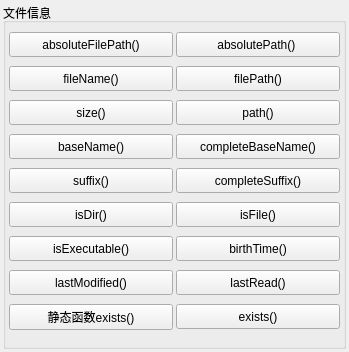
      <widget class="QWidget" name="pageFileInfo">
       <property name="geometry">
        <rect>
         <x>0</x>
         <y>0</y>
         <width>349</width>
         <height>352</height>
        </rect>
       </property>
       <attribute name="icon">
        <iconset resource="res.qrc">
         <normaloff>:/images/images/135.JPG</normaloff>:/images/images/135.JPG</iconset>
       </attribute>
       <attribute name="label">
        <string>QFileInfo类</string>
       </attribute>
       <layout class="QVBoxLayout" name="verticalLayout_5">
        <property name="spacing">
         <number>3</number>
        </property>
        <property name="leftMargin">
         <number>3</number>
        </property>
        <property name="topMargin">
         <number>3</number>
        </property>
        <property name="rightMargin">
         <number>3</number>
        </property>
        <property name="bottomMargin">
         <number>3</number>
        </property>
        <item>
         <widget class="QGroupBox" name="groupBox_6">
          <property name="title">
           <string>文件信息</string>
          </property>
          <layout class="QGridLayout" name="gridLayout_4">
           <property name="leftMargin">
            <number>3</number>
           </property>
           <property name="topMargin">
            <number>3</number>
           </property>
           <property name="rightMargin">
            <number>3</number>
           </property>
           <property name="bottomMargin">
            <number>3</number>
           </property>
           <property name="spacing">
            <number>3</number>
           </property>
           <item row="3" column="0">
            <widget class="QPushButton" name="pushButton_30">
             <property name="minimumSize">
              <size>
               <width>0</width>
               <height>25</height>
              </size>
             </property>
             <property name="toolTip">
              <string>The base name consists of all characters in the file up to (but not including) the first '.' character</string>
             </property>
             <property name="text">
              <string>baseName()</string>
             </property>
            </widget>
           </item>
           <item row="0" column="1">
            <widget class="QPushButton" name="pushButton_29">
             <property name="minimumSize">
              <size>
               <width>0</width>
               <height>25</height>
              </size>
             </property>
             <property name="toolTip">
              <string>Returns a file's path absolute path. This doesn't include the file name</string>
             </property>
             <property name="text">
              <string>absolutePath() </string>
             </property>
            </widget>
           </item>
           <item row="0" column="0">
            <widget class="QPushButton" name="pushButton_28">
             <property name="minimumSize">
              <size>
               <width>0</width>
               <height>25</height>
              </size>
             </property>
             <property name="toolTip">
              <string>Returns an absolute path including the file name</string>
             </property>
             <property name="text">
              <string>absoluteFilePath()</string>
             </property>
            </widget>
           </item>
           <item row="3" column="1">
            <widget class="QPushButton" name="pushButton_31">
             <property name="minimumSize">
              <size>
               <width>0</width>
               <height>25</height>
              </size>
             </property>
             <property name="toolTip">
              <string>The complete base name consists of all characters in the file up to (but not including) the last '.' character</string>
             </property>
             <property name="text">
              <string>completeBaseName()</string>
             </property>
            </widget>
           </item>
           <item row="6" column="0">
            <widget class="QPushButton" name="pushButton_42">
             <property name="minimumSize">
              <size>
               <width>0</width>
               <height>25</height>
              </size>
             </property>
             <property name="toolTip">
              <string>Returns true if this object points to a directory or to a symbolic link to a directory; otherwise returns false</string>
             </property>
             <property name="text">
              <string>isDir()</string>
             </property>
            </widget>
           </item>
           <item row="6" column="1">
            <widget class="QPushButton" name="pushButton_43">
             <property name="minimumSize">
              <size>
               <width>0</width>
               <height>25</height>
              </size>
             </property>
             <property name="toolTip">
              <string>Returns true if this object points to a file or to a symbolic link to a file</string>
             </property>
             <property name="text">
              <string>isFile()</string>
             </property>
            </widget>
           </item>
           <item row="7" column="0">
            <widget class="QPushButton" name="pushButton_35">
             <property name="minimumSize">
              <size>
               <width>0</width>
               <height>25</height>
              </size>
             </property>
             <property name="toolTip">
              <string>Returns true if the file is executable; otherwise returns false.</string>
             </property>
             <property name="text">
              <string>isExecutable()</string>
             </property>
            </widget>
           </item>
           <item row="8" column="0">
            <widget class="QPushButton" name="pushButton_36">
             <property name="minimumSize">
              <size>
               <width>0</width>
               <height>25</height>
              </size>
             </property>
             <property name="toolTip">
              <string>Returns the date and time when the file was last modified.</string>
             </property>
             <property name="text">
              <string>lastModified()</string>
             </property>
            </widget>
           </item>
           <item row="8" column="1">
            <widget class="QPushButton" name="pushButton_44">
             <property name="minimumSize">
              <size>
               <width>0</width>
               <height>25</height>
              </size>
             </property>
             <property name="toolTip">
              <string>Returns the date and time when the file was last read (accessed).</string>
             </property>
             <property name="text">
              <string>lastRead()</string>
             </property>
            </widget>
           </item>
           <item row="1" column="0">
            <widget class="QPushButton" name="pushButton_33">
             <property name="minimumSize">
              <size>
               <width>0</width>
               <height>25</height>
              </size>
             </property>
             <property name="toolTip">
              <string>Returns the name of the file, excluding the path.</string>
             </property>
             <property name="text">
              <string>fileName()</string>
             </property>
            </widget>
           </item>
           <item row="10" column="1">
            <widget class="QPushButton" name="pushButton_27">
             <property name="minimumSize">
              <size>
               <width>0</width>
               <height>25</height>
              </size>
             </property>
             <property name="toolTip">
              <string>Returns true if the file exists; otherwise returns false</string>
             </property>
             <property name="text">
              <string>exists()</string>
             </property>
            </widget>
           </item>
           <item row="4" column="0">
            <widget class="QPushButton" name="pushButton_39">
             <property name="minimumSize">
              <size>
               <width>0</width>
               <height>25</height>
              </size>
             </property>
             <property name="toolTip">
              <string>The suffix consists of all characters in the file after (but not including) the last '.'</string>
             </property>
             <property name="text">
              <string>suffix()</string>
             </property>
            </widget>
           </item>
           <item row="10" column="0">
            <widget class="QPushButton" name="pushButton_59">
             <property name="minimumSize">
              <size>
               <width>0</width>
               <height>25</height>
              </size>
             </property>
             <property name="toolTip">
              <string>Returns true if the file exists; otherwise returns false</string>
             </property>
             <property name="text">
              <string>静态函数exists()</string>
             </property>
            </widget>
           </item>
           <item row="4" column="1">
            <widget class="QPushButton" name="pushButton_32">
             <property name="minimumSize">
              <size>
               <width>0</width>
               <height>25</height>
              </size>
             </property>
             <property name="toolTip">
              <string>The complete suffix consists of all characters in the file after (but not including) the first '.'</string>
             </property>
             <property name="text">
              <string>completeSuffix()</string>
             </property>
            </widget>
           </item>
           <item row="1" column="1">
            <widget class="QPushButton" name="pushButton_34">
             <property name="minimumSize">
              <size>
               <width>0</width>
               <height>25</height>
              </size>
             </property>
             <property name="toolTip">
              <string>Returns the file name, including the path (which may be absolute or relative).</string>
             </property>
             <property name="text">
              <string>filePath()</string>
             </property>
            </widget>
           </item>
           <item row="2" column="1">
            <widget class="QPushButton" name="pushButton_37">
             <property name="minimumSize">
              <size>
               <width>0</width>
               <height>25</height>
              </size>
             </property>
             <property name="toolTip">
              <string>Returns the file's path. This doesn't include the file name.</string>
             </property>
             <property name="text">
              <string>path()</string>
             </property>
            </widget>
           </item>
           <item row="2" column="0">
            <widget class="QPushButton" name="pushButton_38">
             <property name="minimumSize">
              <size>
               <width>0</width>
               <height>25</height>
              </size>
             </property>
             <property name="toolTip">
              <string>Returns the file size in bytes.</string>
             </property>
             <property name="text">
              <string>size()</string>
             </property>
            </widget>
           </item>
           <item row="7" column="1">
            <widget class="QPushButton" name="pushButton_58">
             <property name="minimumSize">
              <size>
               <width>0</width>
               <height>25</height>
              </size>
             </property>
             <property name="toolTip">
              <string>Returns the date and time when the file was created</string>
             </property>
             <property name="text">
              <string>birthTime()</string>
             </property>
            </widget>
           </item>
          </layout>
         </widget>
        </item>
       </layout>
      </widget>
